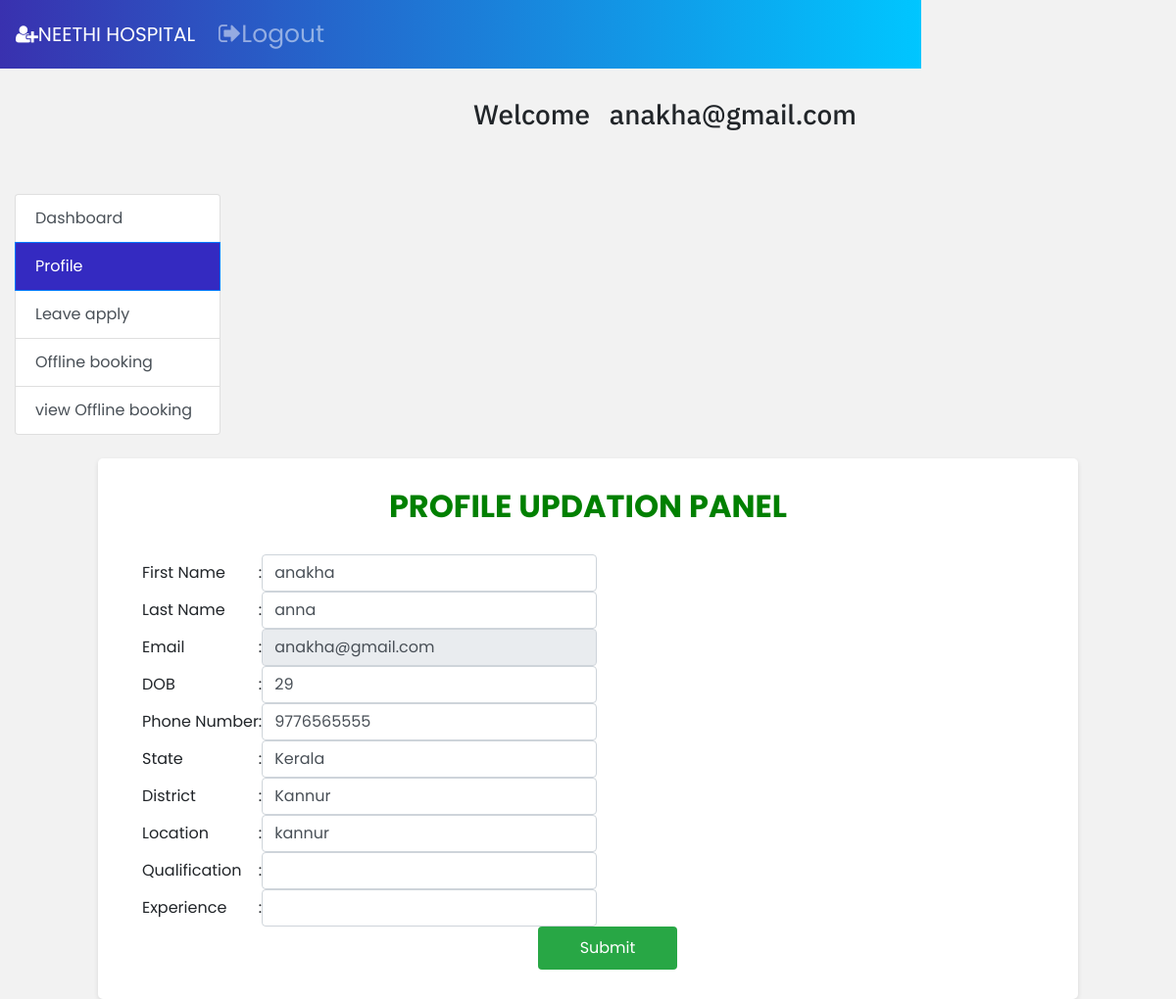
The page /staff/editprofile2.php (signed in) on the database as committed earlier.
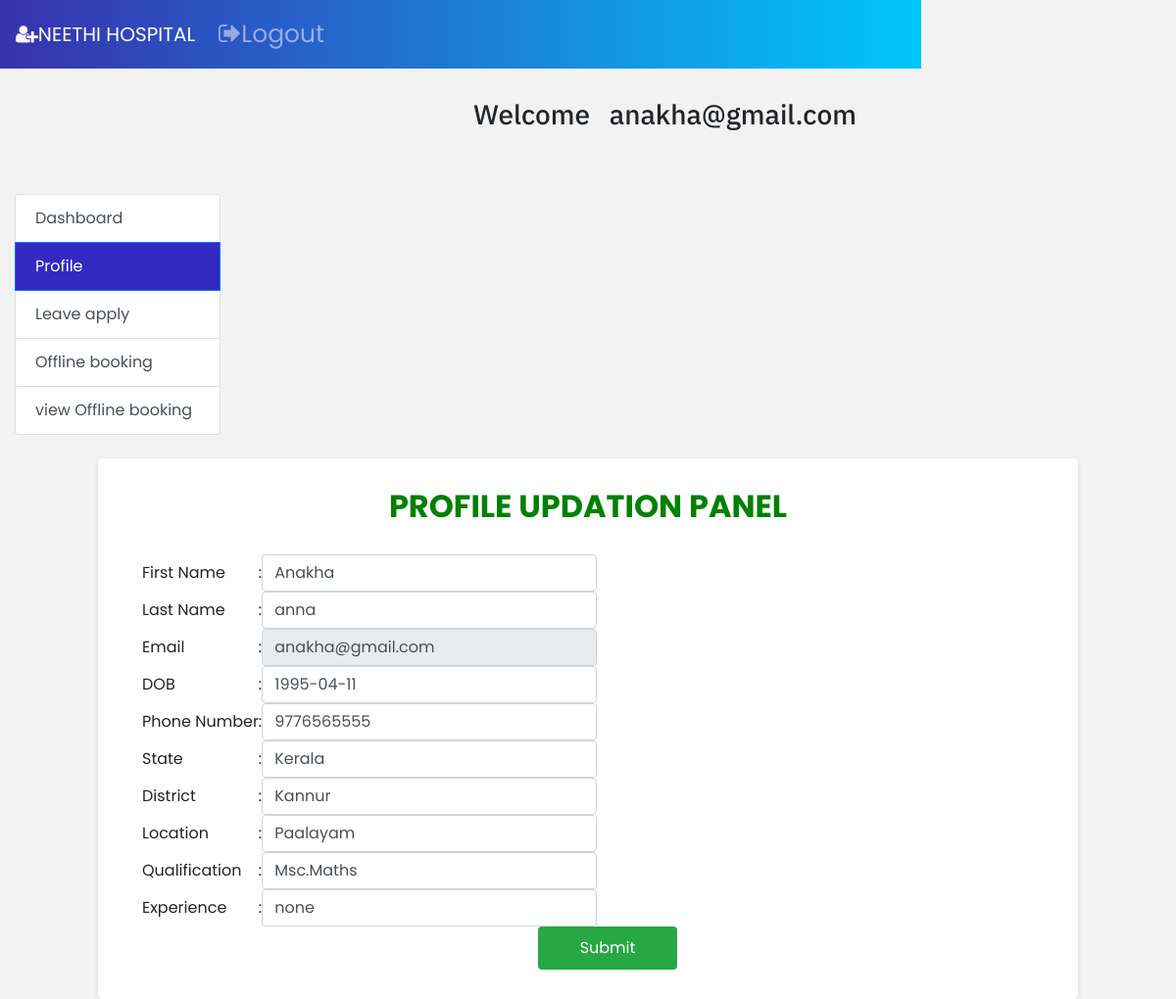
The same page on the database as committed later.
### tables this page shows
CREATE TABLE `staffdb` (
  `staff_id` int(11) NOT NULL,
  `fname` varchar(50) NOT NULL,
  `lname` varchar(50) DEFAULT NULL,
  `age` date DEFAULT NULL,
  `email` varchar(100) NOT NULL,
  `phone` varchar(20) NOT NULL,
  `location` text DEFAULT NULL,
  `state` varchar(50) DEFAULT NULL,
  `district` varchar(50) DEFAULT NULL,
  `password` varchar(50) DEFAULT NULL,
  `gender` varchar(50) DEFAULT NULL,
  `proof` varchar(100) DEFAULT NULL,
  `qualification` text NOT NULL,
  `experience` text NOT NULL,
  `sregdate` varchar(50) NOT NULL DEFAULT current_timestamp(),
  `status` varchar(30) NOT NULL,
  `inactiveReasonS` text NOT NULL,
  `SresignDate` text DEFAULT NULL
);

### staff/editprofile2.php (the view, shortened to what the changed rows need)
<!DOCTYPE html>
<?php
$con = mysqli_connect("localhost", "root", "", "myhmsdb");
$username = $_SESSION['username'];
$sql = "select * from staffdb where email='$username'";
$rs = mysqli_query($con, $sql);
?>
<!DOCTYPE html>
<link rel="stylesheet" href="styletable.css">
<html lang="en">
<head>
    <link rel="stylesheet" type="text/css" href="font-awesome-4.7.0/css/font-awesome.min.css">
    <link rel="stylesheet" href="style.css">
    <link rel="stylesheet" href="https://maxcdn.bootstrapcdn.com/bootstrap/4.0.0-beta/css/bootstrap.min.css">
    <link rel="stylesheet" href="https://stackpath.bootstrapcdn.com/bootstrap/4.3.1/css/bootstrap.min.css">
    <link rel="stylesheet" href="https://cdnjs.cloudflare.com/ajax/libs/font-awesome/5.15.4/css/all.min.css">
    <link rel="stylesheet" href="vendor/fontawesome/css/font-awesome.min.css">
    <link rel="stylesheet" href="https://maxcdn.bootstrapcdn.com/bootstrap/4.0.0-beta/css/bootstrap.min.css">
        <link rel="stylesheet" href="https://stackpath.bootstrapcdn.com/bootstrap/4.3.1/css/bootstrap.min.css">
</head>
<body style="padding-top:50px;">
    <div class="container-fluid" style="margin-top:50px;">
        <div class="row">
            <div class="container">
                <h2 class="heading ">PROFILE UPDATION PANEL</h2>
                <div class="col-md-8" style="margin-top: 3%;">
                    <div class="tab-content" id="nav-tabContent" style="width: 950px;">
                        <form name="myForm" method="POST" onsubmit="return validation();">
                            <table>
                                <tbody>
                                    <?php
                                    while ($row = mysqli_fetch_array($rs)) {
                                    ?>
                                        <tr>
                                            <td>First Name</td>
                                            <td>:</td>
                                            <td>
                                                <input type="text" class="form-control" name="fname" id="name" value="<?php echo $row['fname']; ?>" autocomplete="off">
                                            </td>
                                        </tr>
                                        <tr>
                                            <td>Last Name</td>
                                            <td>:</td>
                                            <td>
                                                <input type="text" class="form-control" name="lname" id="lname" value="<?php echo $row['lname']; ?> " autocomplete="off" maxlength="30">
                                            </td>
                                        </tr>
                                        <tr>
                                            <td>Email</td>
                                            <td>:</td>
                                            <td>
                                                <input type="text" class="form-control" name="email" value="<?php echo $row['email']; ?> " id="email" required pattern="/^[\w\+\'\.-]+@[\w\'\.-]+\.[a-zA-Z]{2,}$/" onkeyup="return Validateemail()" readonly>
                                            </td>
                                        </tr>
                                        <tr>
                                            <td>DOB</td>
                                            <td>:</td>
                                            <td>
                                                <input type="text" class="form-control" value="<?php echo $row['age']; ?> " rows="5" id="age" name="age" required maxlength="11">
                                            </td>
                                        </tr>
                                        <tr>
                                            <td>Phone Number</td>
                                            <td>:</td>
                                            <td>
                                                <input type="text" class="form-control" value="<?php echo $row['phone']; ?> " id="contact" name="contact" required maxlength="10">
                                            </td>
                                        </tr>
                                        <td>State</td>
                                        <td>:</td>
                                        <td>
                                            <input type="text" class="form-control" value="<?php echo $row['state']; ?> " min="10" maxlength="10" id="state" name="state" required maxlength="30">
                                        </td>
                                        <td>District</td>
                                        <td>:</td>
                                        <td>
                                            <input type="text" class="form-control" value="<?php echo $row['district']; ?> " id="district" name="district" required>
                                        </td>
                                        <td>Location</td>
                                        <td>:</td>
                                        <td>
                                            <input type="text" class="form-control" value="<?php echo $row['location']; ?> " id="location" name="location" required>
                                        </td>
                                        <td>Qualification </td>
                                        <td>:</td>
                                        <td>
                                            <input type="text" class="form-control" value="<?php echo $row['qualification']; ?> " id="qualification" name="qualification" required>
                                        </td>
                                        <td>Experience</td>
                                        <td>:</td>
                                        <td>
                                            <input type="text" class="form-control" value="<?php echo $row['experience']; ?> " id="experience" name="experience" required>
                                        </td>
                                    <?php
                                    } ?>
                                </tbody>
                            </table>
                        </form>
                    </div>
                </div>
            </div>
        </div>
    </div>
</body>
</html>

Rows that differ between the two databases and show on the page:
changed staffdb "anna": fname "anakha" → "Anakha"; age "29" → "1995-04-11"; location "kannur" → "Paalayam"; qualification (not shown) → "Msc.Maths"; experience (not shown) → "none"
